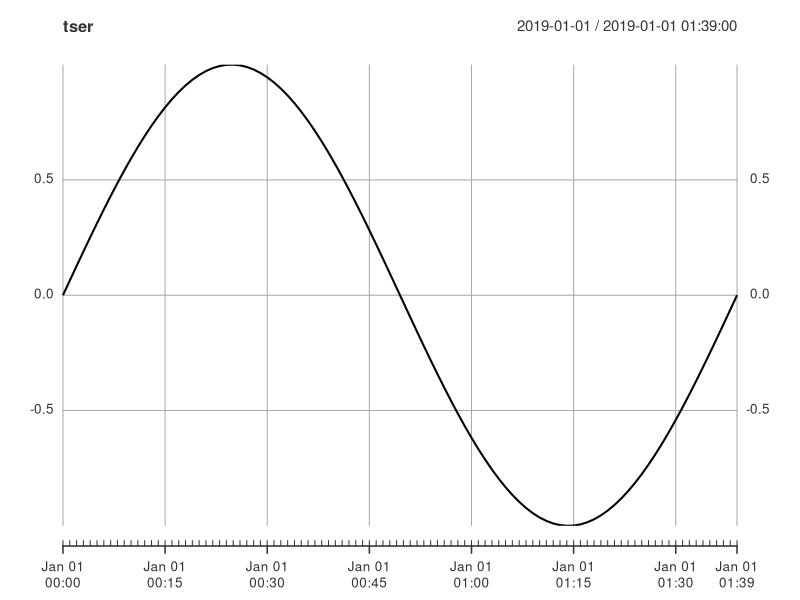

Write R code to recreate this figure. (Note: this script raises an error after producing the figure.)
## Plotting time-series with ggplot
library(ggplot2)
library(tidyverse)
requireNamespace("xts")
requireNamespace("generics")
requireNamespace("lubridate")

n <- 100
t1 <- lubridate::ymd(20190101) 

tser <- xts::xts(sin(2 * pi * seq(0, 1, length.out = n)),
                 order.by = t1 + lubridate::minutes(0:(n - 1)))

# plotting that time series (using xts)
plot(tser)

# reformat time series as tibble
tser2 <- tser %>% generics::tidy()

# plotting that time series with ggplot
p <- tser2 %>%
  ggplot(aes(x = index, y = value)) +
  scale_x_datetime(date_labels = '%Y-%m-%d %H:%M:%S') +
  geom_line()
print(p)
